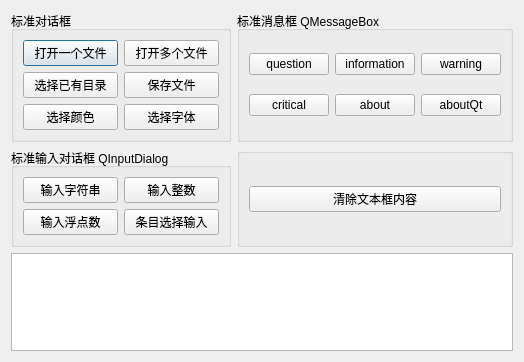
<?xml version="1.0" encoding="UTF-8"?>
<ui version="4.0">
 <class>StandardDialogsDialog</class>
 <widget class="QDialog" name="StandardDialogsDialog">
  <property name="geometry">
   <rect>
    <x>0</x>
    <y>0</y>
    <width>501</width>
    <height>362</height>
   </rect>
  </property>
  <property name="windowTitle">
   <string>Dialog</string>
  </property>
  <layout class="QGridLayout" name="gridLayout_4">
   <item row="0" column="0">
    <widget class="QGroupBox" name="groupBox">
     <property name="minimumSize">
      <size>
       <width>220</width>
       <height>0</height>
      </size>
     </property>
     <property name="title">
      <string>标准对话框</string>
     </property>
     <layout class="QGridLayout" name="gridLayout">
      <item row="0" column="0">
       <widget class="QPushButton" name="btnOpen">
        <property name="text">
         <string>打开一个文件</string>
        </property>
       </widget>
      </item>
      <item row="0" column="1">
       <widget class="QPushButton" name="btnOpenMulti">
        <property name="text">
         <string>打开多个文件</string>
        </property>
       </widget>
      </item>
      <item row="1" column="0">
       <widget class="QPushButton" name="btnSelDir">
        <property name="text">
         <string>选择已有目录</string>
        </property>
       </widget>
      </item>
      <item row="1" column="1">
       <widget class="QPushButton" name="btnSave">
        <property name="text">
         <string>保存文件</string>
        </property>
       </widget>
      </item>
      <item row="2" column="0">
       <widget class="QPushButton" name="btnColor">
        <property name="text">
         <string>选择颜色</string>
        </property>
       </widget>
      </item>
      <item row="2" column="1">
       <widget class="QPushButton" name="btnFont">
        <property name="text">
         <string>选择字体</string>
        </property>
       </widget>
      </item>
     </layout>
    </widget>
   </item>
   <item row="0" column="1">
    <widget class="QGroupBox" name="groupBox_2">
     <property name="title">
      <string>标准消息框 QMessageBox</string>
     </property>
     <layout class="QGridLayout" name="gridLayout_2">
      <item row="0" column="0">
       <widget class="QPushButton" name="btnMsgQuestion">
        <property name="text">
         <string>question</string>
        </property>
       </widget>
      </item>
      <item row="0" column="1">
       <widget class="QPushButton" name="btnMsgInformation">
        <property name="text">
         <string>information</string>
        </property>
       </widget>
      </item>
      <item row="0" column="2">
       <widget class="QPushButton" name="btnMsgWarning">
        <property name="text">
         <string>warning</string>
        </property>
       </widget>
      </item>
      <item row="1" column="0">
       <widget class="QPushButton" name="btnMsgCritical">
        <property name="text">
         <string>critical</string>
        </property>
       </widget>
      </item>
      <item row="1" column="1">
       <widget class="QPushButton" name="btnMsgAbout">
        <property name="text">
         <string>about</string>
        </property>
       </widget>
      </item>
      <item row="1" column="2">
       <widget class="QPushButton" name="btnMsgAboutQt">
        <property name="text">
         <string>aboutQt</string>
        </property>
       </widget>
      </item>
     </layout>
    </widget>
   </item>
   <item row="1" column="0">
    <widget class="QGroupBox" name="groupBox_3">
     <property name="title">
      <string>标准输入对话框 QInputDialog</string>
     </property>
     <layout class="QGridLayout" name="gridLayout_3">
      <item row="0" column="0">
       <widget class="QPushButton" name="btnInputString">
        <property name="text">
         <string>输入字符串</string>
        </property>
       </widget>
      </item>
      <item row="0" column="1">
       <widget class="QPushButton" name="btnInputInt">
        <property name="text">
         <string>输入整数</string>
        </property>
       </widget>
      </item>
      <item row="1" column="0">
       <widget class="QPushButton" name="btnInputFloat">
        <property name="text">
         <string>输入浮点数</string>
        </property>
       </widget>
      </item>
      <item row="1" column="1">
       <widget class="QPushButton" name="btnInputItem">
        <property name="text">
         <string>条目选择输入</string>
        </property>
       </widget>
      </item>
     </layout>
    </widget>
   </item>
   <item row="1" column="1">
    <widget class="QGroupBox" name="groupBox_4">
     <property name="title">
      <string/>
     </property>
     <layout class="QHBoxLayout" name="horizontalLayout">
      <item>
       <widget class="QPushButton" name="btnClearText">
        <property name="text">
         <string>清除文本框内容</string>
        </property>
       </widget>
      </item>
     </layout>
    </widget>
   </item>
   <item row="2" column="0" colspan="2">
    <widget class="QPlainTextEdit" name="plainTextEdit"/>
   </item>
  </layout>
 </widget>
 <resources/>
 <connections/>
</ui>
